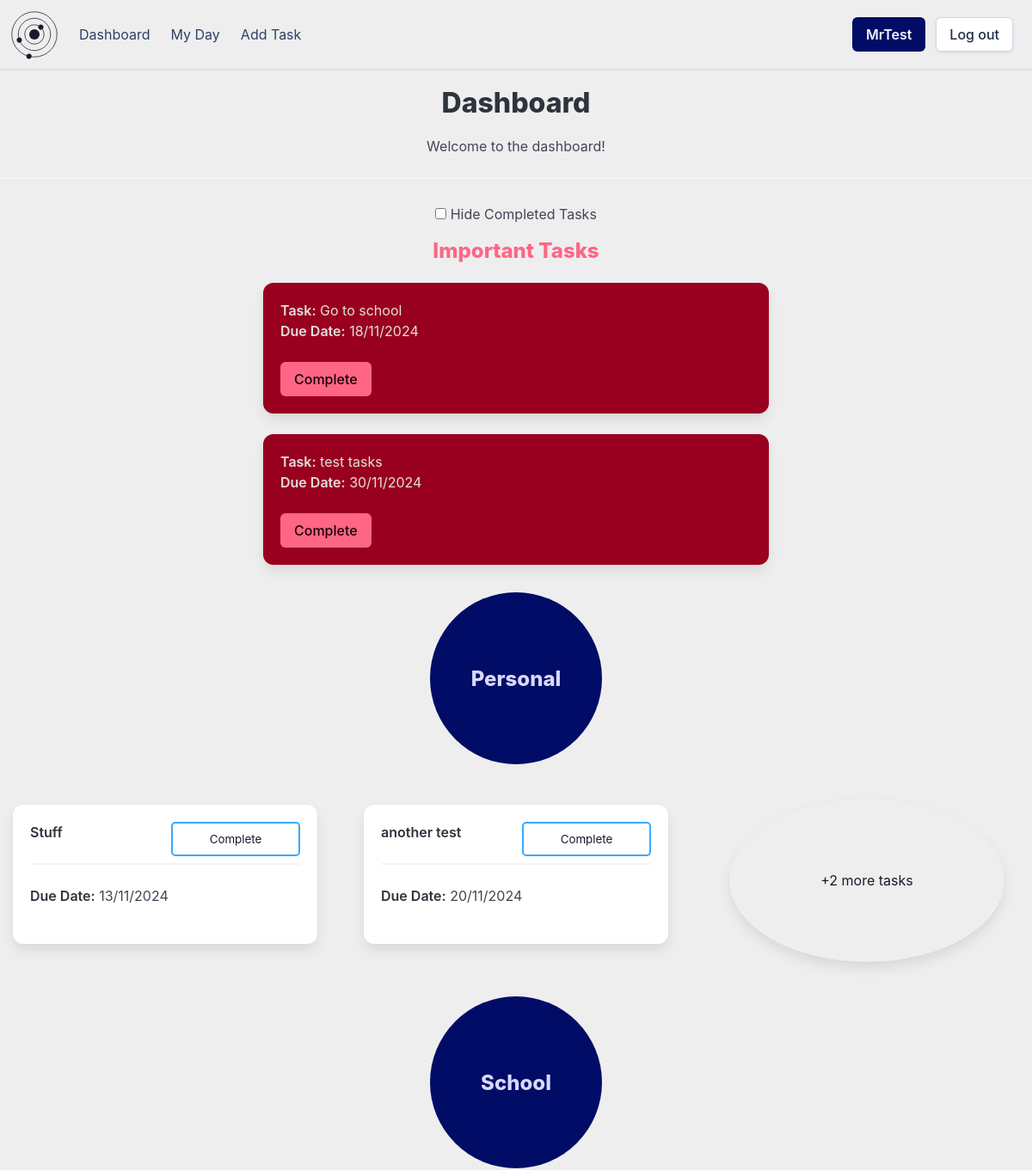
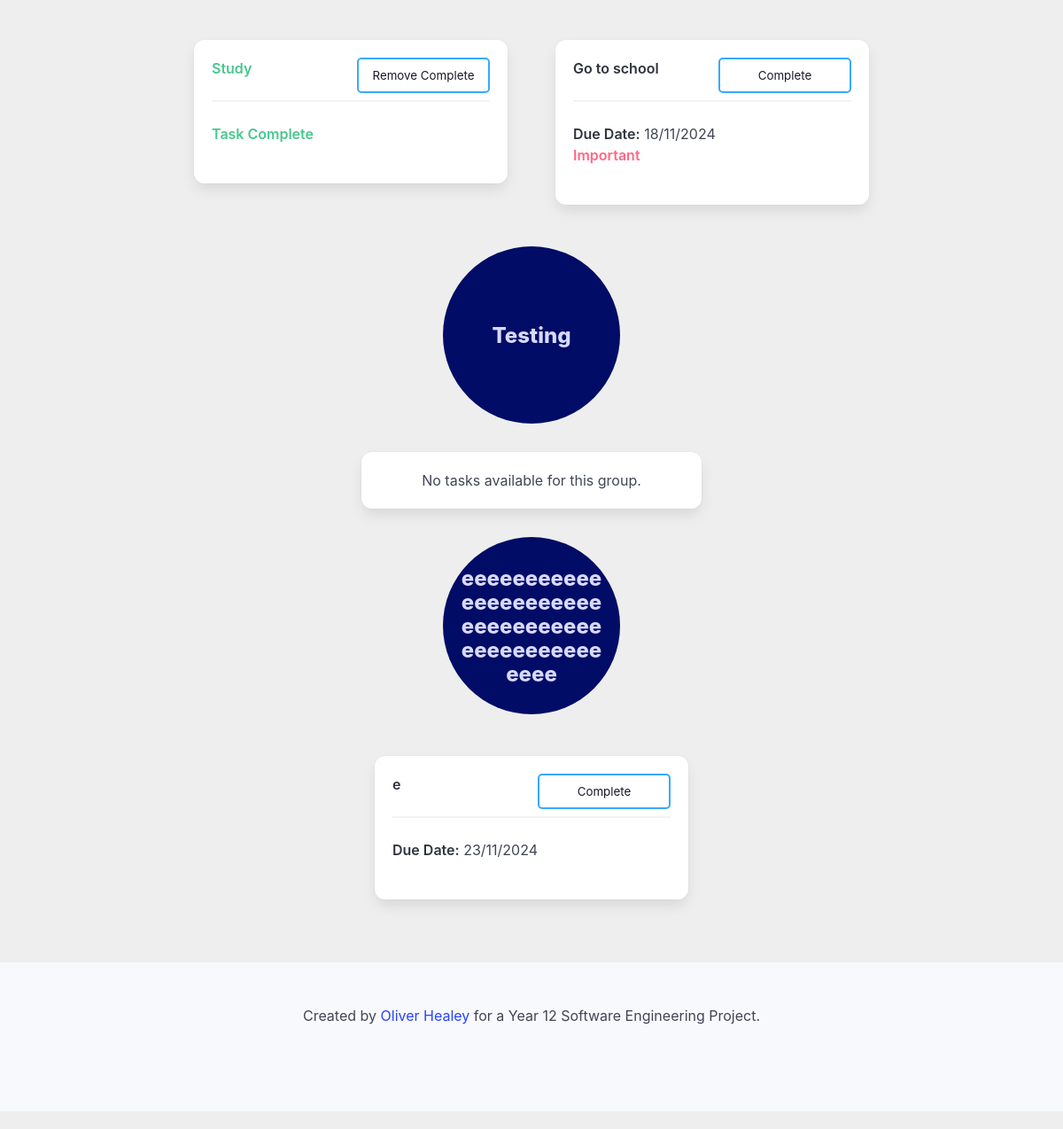
The page /dashboard (signed in) on the database its author committed (2 pictures, top to bottom).
### setup_db.py (models this page shows)
class Task(Base):
    __tablename__ = 'tasks'
    task_id = Column(String, primary_key=True)
    name = Column(String, nullable=False)
    details = Column(String)
    important = Column(Boolean, nullable=False)
    due_date = Column(DateTime, nullable=False)
    completed = Column(Boolean, nullable=False)
    user_id = Column(String, ForeignKey('userdetails.id'), nullable=False)
    group_id = Column(String, ForeignKey('groups.group_id'), nullable=False)
    user = relationship('User', back_populates='tasks')
    groups = relationship('Group', back_populates='tasks')

class Group(Base):
    __tablename__ = 'groups'
    group_id = Column(String, primary_key=True, nullable=False)
    group_name = Column(String, nullable=False, unique=True)
    user_id = Column(String, ForeignKey('userdetails.id'), nullable=False)
    user = relationship('User', back_populates='groups')
    tasks = relationship('Task', back_populates='groups')

### app.py (the view)
@app.route('/dashboard')
def dashboard():
    userId = flaskSession.get('userId')
    if userId is None:
        return redirect(url_for('login'))
    else:
        hideCompleted = flaskSession.get('hideCompleted')
        if hideCompleted:
            tasks = sessionDb.query(Task).filter(Task.user_id == userId, Task.completed == False).order_by(Task.due_date).all()
        else:
            tasks = sessionDb.query(Task).filter(Task.user_id == userId).order_by(Task.due_date).all()
        groups = sessionDb.query(Group).filter(Group.user_id == userId).all()
        return render_template('dashboard.html', tasks=tasks, groups=groups, showDetails=False, hideCompleted=hideCompleted)

### templates/dashboard.html (shortened to what this page needs)
{% extends 'base_loggedin.html' %}
{% block heading %}Dashboard{% endblock %}
{% block content %}
    <p class="has-text-centered">Welcome to the dashboard!</p>
    <hr>
    <div class="dashboard-controls field has-text-centered">
        <input id="hide-completed" type="checkbox" name="hide_completed" class="checkbox dashboard-check" onchange="document.getElementById('hide-completed-form').submit();" {% if hideCompleted %}checked{% endif %}>
        <label for="hide-completed">Hide Completed Tasks</label>
    </div>
    <div class="columns is-multiline">
        {% if tasks | selectattr('important', 'equalto', True) | selectattr('completed', 'equalto', False) | list | length > 0 %}
        <div class="column is-full">
            <p class="title is-4 has-text-centered has-text-danger">Important Tasks</p>
        </div>
        {% endif %}
        {% for task in tasks %}
            {% if task.important and not task.completed %}
                <div class="column is-half is-offset-3">
                    <div class="box important-box" onclick="window.location.href='/task/{{ task.task_id }}'">
                        <div class="media-content">
                            <div class="content">
                                <p class="important-text">
                                    <strong class="important-text">Task:</strong> {{ task.name }}<br>
                                    <strong class="important-text">Due Date:</strong> {{ task.due_date.strftime('%d/%m/%Y') }}<br>
                                </p>
                            </div>
                            <form action="/complete" method="POST">
                                <input type="submit" value="Complete" class="button is-danger">
                            </form>
                        </div>
                    </div>
                </div>
            {% endif %}
        {% endfor %}
    </div>
    <div class="columns is-multiline">
        {% for group in groups %}
            <div class="circle-holder column is-full is-centered">
                <div class="collision-checker">
                    <div class="group-circle" onclick="window.location.href='/group/{{ group.group_id }}'">
                        <div class="hero-body">
                            <p class="group-circle-title title is-4">{{ group.group_name }}</p>
                        </div>
                    </div>
                </div>
            </div>
            {% set has_tasks = tasks | selectattr('group_id', 'equalto', group.group_id) | list | length > 0 %}
            {% set group_tasks = tasks | selectattr('group_id', 'equalto', group.group_id) | list %}
            {% if not has_tasks %}
                <div class="column is-4 is-offset-4 has-text-centered">
                    <div class="box">
                        <p class="has-text-centered">No tasks available for this group.</p>
                    </div>
                </div>
            {% endif %}
            {% for task in group_tasks %}
                {% if loop.index < 3 %}
                    <div class="column is-one-third is-offset-{{ ((3 - group_tasks|length) * 2 if not group_tasks|length > 2 else 0) if loop.index == 1 else 0 }}">
                        {% include 'task_box.html' %}
                    </div>
                {% endif %}
                {% if loop.index == 3 %}
                    {% set remaining_tasks = tasks | selectattr('group_id', 'equalto', group.group_id) | list | length - 2 %}
                    {% if remaining_tasks > 0 %}
                        <div class="column is-one-third">
                            <div class="box task-circle" onclick="window.location.href='/group/{{ group.group_id }}'">
                                <article class="media">
                                    <div class="media-content">
                                        <div class="content">
                                            <p class="has-text-centered">+{{ remaining_tasks }} more tasks</p>
                                        </div>
                                    </div>
                                </article>
                            </div>
                        </div>
                    {% endif %}
                {% endif %}
            {% endfor %}
        {% endfor %}
{% endblock %}

### templates/task_box.html (shortened to what this page needs)
<div class="box task-box" onclick="window.location.href='/task/{{ task.task_id }}'">
    <div class="content">
        <p>
            <strong class="{{ 'has-text-success' if task.completed else '' }}">{{ task.name }}</strong>
            <hr>
            {% if not task.completed %}
                <strong class="">Due Date:</strong> {{ task.due_date.strftime('%d/%m/%Y') }}<br>
                {% if task.important %}
                    <strong class="has-text-danger circle-header">Important</strong><br>
                {% endif %}
            {% else %}
                <strong class="has-text-success">Task Complete</strong>
            {% endif %}
        </p>
    </div>
    {% if not task.completed %}
        <form action="/complete" method="POST">
            <input type="submit" value="Complete" class="task-complete-button">
        </form>
    {% else %}
        <form action="/decomplete" method="POST">
            <input type="submit" value="Remove Complete" class="task-complete-button">
        </form>
    {% endif %}
</div>

### static/styles/styles.css (style rules this page uses)
:root { --bulma-primary-h: 206deg; --bulma-primary-l: 61%; --bulma-link-l: 20%; --bulma-info-h: 63deg; --bulma-info-l: 68%; --bulma-scheme-s: 36%; --bulma-body-background-color: light-dark(#eeeeee, #0f141f); color-scheme: light dark; --accent-color: light-dark(#1c182c, #e0e0e0); --accent-color-invert: light-dark(#e0e0e0, #160f34); }
body { margin: none; padding: none; }
.hero-body { padding: 20px; }
.circle-holder { display: flex; justify-content: center; align-items: center; }
.collision-checker { position: relative; margin: .5em; border-radius: 50%; width: 200px; text-align: center; align-content: center; overflow: visible; height: 200px; }
.group-circle { position: relative; border-radius: 50%; width: 200px; text-align: center; align-content: center; overflow: visible; height: 200px; background-color: var(--bulma-link); }
.collision-checker > .group-circle { animation: circle-leave 0.3s ease-in-out forwards; }
.group-circle-title { color: #d8d9ff; }
.task-circle { position: relative; margin: .5em; border-radius: 50%; width: 320px; text-align: center; align-content: center; justify-self: center; overflow: hidden; height: 190px; background-color: transparent; color: var(--accent-color); transition: all 0.5s; cursor: pointer; }
.task-circle:after { content: 'View...'; position: absolute; opacity: 0; height: 100%; top: 0px; right: -20px; align-content: center; padding: 10px; transition: 0.5s; color: #e0e0e0; background-color: var(--bulma-link); }
.circle-header { color: #1c182c; }
.important-text { color: #e0e0e0; }
.task-box { position: relative; overflow: hidden; transition: all 0.5s; cursor: pointer; margin: 15px; }
.task-box:before { content: ''; position: absolute; opacity: 0; height: 100%; width: 100%; top: 0px; bottom: 0px; right: 0px; align-content: center; padding: 10px; transition: 0.5s; color: #0f141f; background-color: var(--bulma-primary); }
.task-box:after { content: 'Click for more details...'; opacity: 0; position: absolute; bottom: -20px; right: 20px; transition: 0.5s; font-size: 0.7rem; }
.task-complete-button { position: absolute; top: 20px; right: 20px; width: 150px; height: 40px; background-color: transparent; border: var(--bulma-primary) solid 2px; color: var(--accent-color); border-radius: 5px; padding: 5px; cursor: pointer; }
.dashboard-controls { justify-self: center; padding: 5px; cursor: pointer; }
.dashboard-controls > label { cursor: pointer; }
.dashboard-controls::after { opacity: 0; z-index: -1; }
.important-box { background-color: var(--bulma-danger-30); transition: all 0.5s; }
.important-box:after { content: 'Click for more details...'; opacity: 0; position: absolute; bottom: -20px; right: 20px; transition: 0.5s; font-size: 0.7rem; color: #e0e0e0; }

### rows shown on the page
Task: name "Go to school", due_date "18/11/2024", important "Important"
Task: name "test tasks", due_date "30/11/2024", remaining_tasks "2"
Group: group_name "Personal"
Task: name "Stuff", due_date "13/11/2024"
Task: name "another test", due_date "20/11/2024"
Group: group_name "School"
Task: name "Study", completed "Task Complete"
Group: group_name "Testing", shows "No tasks available for this group."
Group: group_name "eeeeeeeeeeeeeeeeeeeeeeeeeeeeeeeeeeeeeeeeeeeeeeee"
Task: name "e", due_date "23/11/2024"

### other values the page prints
{{ session['username'] }} "MrTest"
